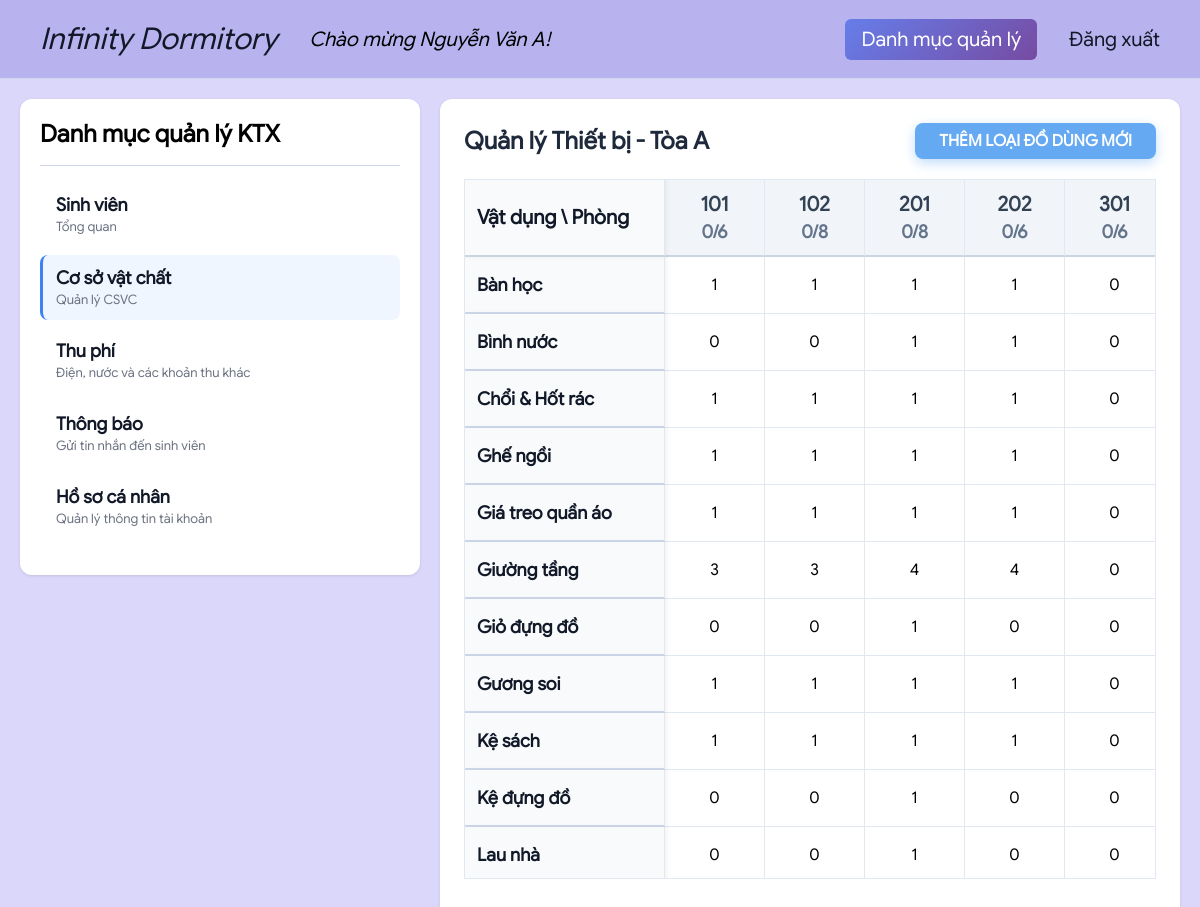
The page /manager/dashboard.php?view=facilities (signed in) on the database its author committed.
### tables this page shows
CREATE TABLE ROOM
(
    ROOM_ID VARCHAR(10),
    GENDER ENUM('Nam', 'Nữ') NOT NULL,
    CAPACITY INT,
    OCCUPIED INT NOT NULL DEFAULT 0,
    BLOCK_ID VARCHAR(10),
    FOREIGN KEY (BLOCK_ID) REFERENCES BLOCK(BLOCK_ID),
    PRIMARY KEY (BLOCK_ID, ROOM_ID)
);

### manager/views/facilities.php (the view, shortened to what this page needs)
<?php
  require_once '../database_connection.php';
  $raw_facilities = [];
  $rooms = [];
  $itemTypes = [];
  $managerBlock = $_SESSION['block'];
  if ($conn)
    {
      mysqli_set_charset($conn, "utf8mb4");
      $roomQuery = "SELECT ROOM_ID, CAPACITY, OCCUPIED FROM ROOM WHERE BLOCK_ID = ? ORDER BY ROOM_ID";
      $stmt = $conn->prepare($roomQuery);
      $stmt->bind_param("s", $managerBlock);
      $stmt->execute();
      $res = $stmt->get_result();
      while ($row = $res->fetch_assoc())
      {
        $rooms[$row['ROOM_ID']] = $row;
      }
      $fcltQuery = "SELECT * FROM FACILITY WHERE BLOCK_ID = ?";
      $stmtFclt = $conn->prepare($fcltQuery);
      $stmtFclt->bind_param("s", $managerBlock);
      $stmtFclt->execute();
      $resFclt = $stmtFclt->get_result();
      while ($f = $resFclt->fetch_assoc())
      {
        $raw_facilities[] = $f;
        if (!in_array($f['FCLT_TYPE'], $itemTypes))
            $itemTypes[] = $f['FCLT_TYPE'];
      }
      sort($itemTypes);
  }
  function countItems($raw_data, $roomId, $type)
  {
      $count = 0;
      foreach ($raw_data as $item) {
          if ($item['ROOM_ID'] == $roomId && $item['FCLT_TYPE'] == $type)
              $count++;
      }
      return $count;
  }
?>
<div class="view-header" style="display: flex; justify-content: space-between; align-items: center; margin-bottom: 20px;">
  <h2 style="margin: 0; color: #1e293b; font-family: 'Google Sans';">Quản lý Thiết bị - Tòa <?= $managerBlock ?></h2>
  <button onclick="FacilityManager.addNewType()"
    style="padding: 8px 24px; background: #64a9f2; color: white; font-family: 'Google Sans'; font-size: 16px; font-weight: bold; border: none; border-radius: 8px; cursor: pointer; transition: 0.3s; box-shadow: 0 4px 12px rgba(100, 169, 242, 0.4);">
  THÊM LOẠI ĐỒ DÙNG MỚI
  </button>
</div>
<div class="matrix-container">
  <div class="matrix-table">
    <table>
      <thead>
        <tr>
          <th class="sticky-col" style="font-size: 20px; background: #f8fafc;">Vật dụng \ Phòng</th>
          <?php foreach ($rooms as $id => $room): ?>
          <th class="room-header" data-room-id="<?= $id ?>">
            <div class="room-no"><?= $id ?></div>
            <div class="room-stats">
              <i class="fa fa-users"></i> <?= $room['OCCUPIED'] ?>/<?= $room['CAPACITY'] ?>
            </div>
          </th>
          <?php endforeach; ?>
        </tr>
      </thead>
      <tbody>
        <?php foreach ($itemTypes as $type): ?>
        <tr>
          <th class="sticky-col" style="font-weight: 600;"><?= htmlspecialchars($type) ?></th>
          <?php foreach ($rooms as $id => $room):
            $qty = countItems($raw_facilities, $id, $type);
            ?>
          <td>
            <span class="qty-cell <?= $qty > 0 ? 'has-items' : '' ?>" data-room-id="<?= $id ?>"
              data-item="<?= htmlspecialchars($type) ?>">
            <?= $qty ?>
            </span>
          </td>
          <?php endforeach; ?>
        </tr>
        <?php endforeach; ?>
      </tbody>
    </table>
  </div>
</div>

### manager/dashboard.php (shortened to what this page needs)
<?php
  $menuItems = [
    'students'      => [
      'title' => 'Sinh viên',
      'desc' => 'Tổng quan',
      'js' => 'js/students.js',
      'css' => 'css/students.css'
    ],
    'facilities'      => [
      'title' => 'Cơ sở vật chất',
      'desc' => 'Quản lý CSVC',
      'js' => 'js/facilities.js',
      'css' => 'css/facilities.css'
    ],
    'revenue'       => [
      'title' => 'Thu phí',
      'desc' => 'Điện, nước và các khoản thu khác',
      'js' => 'js/revenue.js',
      'css' => 'css/revenue.css'
    ],
    'notifications' => [
      'title' => 'Thông báo',
      'desc' => 'Gửi tin nhắn đến sinh viên',
      'js' => 'js/notifications.js',
      'css' => 'css/notifications.css'
    ],
    'profile'       => [
      'title' => 'Hồ sơ cá nhân',
      'desc' => 'Quản lý thông tin tài khoản',
      'js' => 'js/profile.js',
      'css' => 'css/profile.css'
    ]
  ];
  $view = $_GET['view'] ?? 'students';
  $view = array_key_exists($view, $menuItems) ? $view : 'students';
  $current = $menuItems[$view];
?>
<!DOCTYPE html>
<html lang="vi">
  <head>
    <link rel="stylesheet" href="../css/public.css" />
    <?php if (isset($current['css']))
      echo "<link rel='stylesheet' href='{$current['css']}'>";
    ?>
  </head>
  <body>
    <header class="nav">
      <a href="home.php" style="font-style: italic; font-size: 30px;">Infinity Dormitory</a>
      <p style="font-size: 20px; font-style: italic">Chào mừng <?= htmlspecialchars($_SESSION['name'] ?? 'Admin') ?>!</p>
      <a href="dashboard.php" class="active" style="margin-left:auto">Danh mục quản lý</a>
      <a href="../logout.php">Đăng xuất</a>
    </header>
    <main class="container">
      <aside class="sidebar">
        <div class="sidebar-header">
          <h2>Danh mục quản lý KTX</h2>
        </div>
        <nav class="sidebar-list">
          <?php foreach ($menuItems as $key => $item): ?>
          <a href="?view=<?= $key ?>" class="sidebar-item <?= $view === $key ? 'active' : '' ?>">
            <div class="item-title"><?= $item['title'] ?></div>
            <div class="item-desc"><?= $item['desc'] ?></div>
          </a>
          <?php endforeach; ?>
        </nav>
      </aside>
      <section class="content-area">
          <?php include "views/{$view}.php"; ?>
      </section>
    </main>
  </body>
</html>

### css/public.css (style rules this page uses)
:root { --cl: linear-gradient(135deg, #667eea 0%, #764ba2 100%); --hov: linear-gradient(135deg,rgba(77, 102, 214, 1) 0%, rgba(100, 52, 148, 1) 100%); --primary: #3b82f6; --primary-dark: #2563eb; --danger: #ef4444; --danger-dark: #991100; --success: #10b981; --bg-gray: #f7f9fc; --border: #ced8ea; --text: #111827; --text-muted: #6b7280; }
* { box-sizing: border-box; margin: 0; padding: 0; }
body { font-family: 'Google Sans', sans-serif; }
.nav { background: #b8b3ef; padding: 12px 24px; display: flex; align-items: center; gap: 16px; border-bottom: 1px solid var(--border); box-shadow: 0 1px 3px rgba(0, 0, 0, 0.05); }
.nav a { text-decoration: none; color: var(--text); padding: 8px 16px; border-radius: 6px; font-weight: 500; font-size: 20px; transition: all 0.2s; }
.nav a.active { background: var(--cl); color: white; }
.sidebar { width: 400px; background: white; border-radius: 12px; padding: 20px; box-shadow: 0 1px 3px rgba(0, 0, 0, 0.1); display: flex; flex-direction: column; height: fit-content; position: sticky; top: 20px; }
.sidebar-header { padding-bottom: 16px; border-bottom: 1px solid var(--border); margin-bottom: 16px; }
.sidebar-list { display: flex; flex-direction: column; gap: 8px; margin-bottom: 16px; }
.sidebar-item { display: block; padding: 12px 16px; border-radius: 8px; text-decoration: none; color: var(--text); transition: all 0.2s; cursor: pointer; }
.sidebar-item.active { background: #eff6ff; border-left: 3px solid var(--primary); padding-left: 13px; }
.sidebar-item .item-title { font-weight: 600; font-size: 18px; margin-bottom: 2px; }
.sidebar-item .item-desc { font-size: 13px; color: var(--text-muted); }
.container { display: flex; min-height: calc(100vh - 57px); gap: 20px; padding: 20px; background: #dad7fb; }
.content-area { flex: 1; min-width: 0; background: white; padding: 24px; border-radius: 12px; box-shadow: 0 1px 3px rgba(0, 0, 0, 0.1); min-height: 500px; }
.content-area h2 { font-weight: 700; margin-bottom: 20px; color: var(--text); }
table { width: 100%; border-collapse: collapse; background: white; border-radius: 8px; box-shadow: 0 1px 3px rgba(0, 0, 0, 0.1); }
table th { background: #f9fafb; padding: 12px; text-align: left; font-weight: 600; font-size: 14px; color: var(--text); border-bottom: 2px solid var(--border); }

### manager/css/facilities.css (style rules this page uses)
.matrix-container { width: 100%; max-height: 700px; overflow: auto; position: relative; background: #fff; border: 1px solid #e2e8f0; }
.matrix-table table { border-collapse: separate; border-spacing: 0; width: 100%; }
.matrix-table thead th { text-align: center; font-size: 18px; position: sticky; top: 0; z-index: 20; background: #f1f5f9; border-bottom: 2px solid #cbd5e1; border-right: 1px solid #e2e8f0; }
.matrix-table td.sticky-col, .matrix-table th.sticky-col { font-size: 18px; position: sticky; left: 0; background-color: #f8fafc; z-index: 10; min-width: 200px; width: 200px; text-align: left; font-weight: 600; box-shadow: 2px 0 5px rgba(0, 0, 0, 0.05); border-right: 1px solid #e2e8f0; }
.matrix-table thead th:first-child, .matrix-table thead th.sticky-col { z-index: 40; top: 0; left: 0; background: #f1f5f9; }
.matrix-table td { padding: 12px; border-bottom: 1px solid #e2e8f0; border-right: 1px solid #e2e8f0; text-align: center; background: #fff; }
.room-header { cursor: help; transition: background 0.2s; min-width: 100px; }
.room-no { font-size: 20px; font-weight: bold; color: #334155; }
.room-stats { font-size: 18px; color: #64748b; margin-top: 4px; }
.qty-cell { display: inline-block; padding: 6px 12px; border-radius: 4px; cursor: pointer; transition: all 0.2s; }

### rows shown on the page
room: id "101", OCCUPIED "0", CAPACITY "6", qty "1", qty "0", qty "3"
room: id "102", OCCUPIED "0", CAPACITY "8", qty "1", qty "0", qty "3"
room: id "201", OCCUPIED "0", CAPACITY "8", qty "1", qty "4"
room: id "202", OCCUPIED "0", CAPACITY "6", qty "1", qty "4", qty "0"
room: id "301", OCCUPIED "0", CAPACITY "6", qty "0"

### other values the page prints
$_SESSION['name'] "Nguyễn Văn A"
$item['title'] "Sinh viên"
$item['desc'] "Tổng quan"
$item['title'] "Cơ sở vật chất"
$item['desc'] "Quản lý CSVC"
$item['title'] "Thu phí"
$item['desc'] "Điện, nước và các khoản thu khác"
$item['title'] "Thông báo"
$item['desc'] "Gửi tin nhắn đến sinh viên"
$item['title'] "Hồ sơ cá nhân"
$item['desc'] "Quản lý thông tin tài khoản"
$managerBlock "A"
$type "Bàn học"
$type "Bình nước"
$type "Chổi & Hốt rác"
